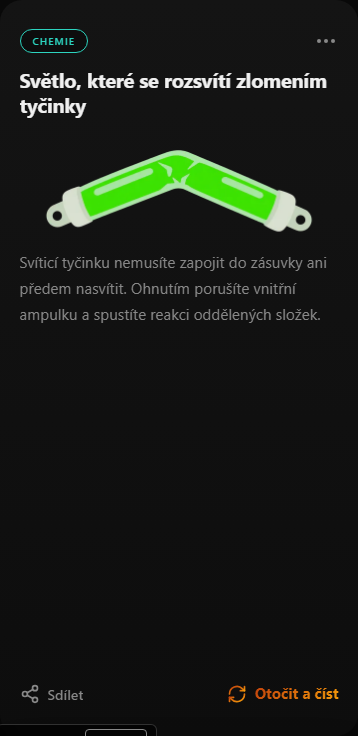
#> input picture reports/batch-1132-1161-review/card-1132-base.png, 358 x 736 px; its folder holds only this picture in this run
$ python batch-1132-1161-card-sheets.py
#> lines starting #> are read from the running program, lines starting #| are printed output that depends on the picture
from pathlib import Path
from PIL import Image, ImageDraw
folder=Path(__file__).resolve().parent/'batch-1132-1161-review'
for start in range(1132,1162,5):
    sheet=Image.new('RGB',(1150,950),'#252525')
#> sheet: PIL image 1150x950 RGB; every value is 37
    draw=ImageDraw.Draw(sheet)
    for col,id in enumerate(range(start,min(start+5,1162))):
        for row,bg in enumerate(['base','glow']):
            pic=Image.open(folder/f'card-{id}-{bg}.png').convert('RGB')
#> pic is the input picture: PIL image 358x736 RGB; mean R, G, B 24.2, 27.8, 22.8
            pic.thumbnail((222,440),Image.Resampling.LANCZOS)
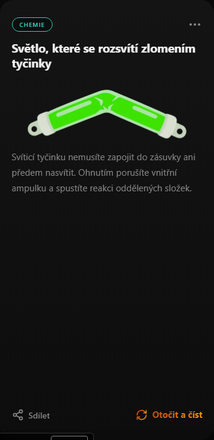
#> pic: PIL image 214x440 RGB; mean R, G, B 24.2, 27.8, 22.9
            x=col*230;y=row*475
            draw.text((x+5,y+5),f'{id} {bg}',fill='white')
            sheet.paste(pic,(x+4,y+25))
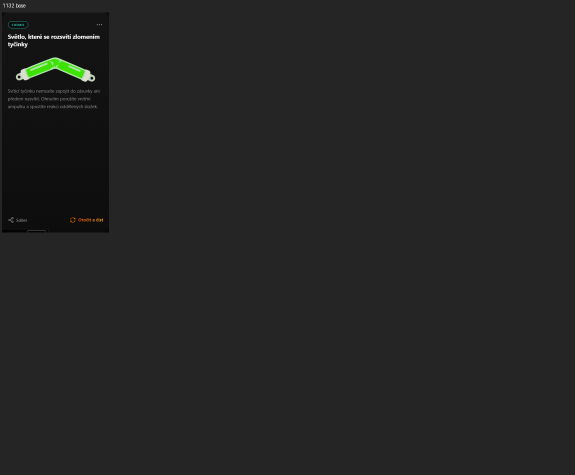
#> sheet: PIL image 1150x950 RGB (shown at 1/2 size); mean R, G, B 35.9, 36.2, 35.8
#> (the run stopped early here; a loop or call above may not have finished)
